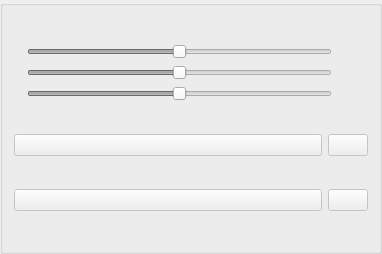
<?xml version="1.0" encoding="UTF-8"?>
<ui version="4.0">
 <class>h2FingerAdjustFreeModeWidget</class>
 <widget class="QWidget" name="h2FingerAdjustFreeModeWidget">
  <property name="enabled">
   <bool>true</bool>
  </property>
  <property name="geometry">
   <rect>
    <x>0</x>
    <y>0</y>
    <width>382</width>
    <height>254</height>
   </rect>
  </property>
  <property name="windowTitle">
   <string>h2FingerAdjustFreeModeWidget</string>
  </property>
  <layout class="QHBoxLayout" name="horizontalLayout">
   <property name="spacing">
    <number>0</number>
   </property>
   <property name="leftMargin">
    <number>0</number>
   </property>
   <property name="topMargin">
    <number>0</number>
   </property>
   <property name="rightMargin">
    <number>0</number>
   </property>
   <property name="bottomMargin">
    <number>0</number>
   </property>
   <item>
    <widget class="QGroupBox" name="GBX_fingerAngleFree">
     <property name="enabled">
      <bool>false</bool>
     </property>
     <property name="alignment">
      <set>Qt::AlignCenter</set>
     </property>
     <layout class="QGridLayout" name="gridLayout_22">
      <item row="3" column="2">
       <widget class="QPushButton" name="PB_rotResetFingerFreeMode_undo">
        <property name="sizePolicy">
         <sizepolicy hsizetype="Maximum" vsizetype="Fixed">
          <horstretch>0</horstretch>
          <verstretch>0</verstretch>
         </sizepolicy>
        </property>
        <property name="text">
         <string/>
        </property>
       </widget>
      </item>
      <item row="4" column="2">
       <widget class="QPushButton" name="PB_rotResetHandFreeMode_undo">
        <property name="sizePolicy">
         <sizepolicy hsizetype="Maximum" vsizetype="Fixed">
          <horstretch>0</horstretch>
          <verstretch>0</verstretch>
         </sizepolicy>
        </property>
        <property name="text">
         <string/>
        </property>
       </widget>
      </item>
      <item row="1" column="0" colspan="3">
       <layout class="QGridLayout" name="gridLayout">
        <item row="0" column="1">
         <widget class="QSlider" name="HS_thumbFigureAngleX">
          <property name="minimum">
           <number>-90</number>
          </property>
          <property name="maximum">
           <number>90</number>
          </property>
          <property name="orientation">
           <enum>Qt::Horizontal</enum>
          </property>
         </widget>
        </item>
        <item row="1" column="1">
         <widget class="QSlider" name="HS_thumbFigureAngleY">
          <property name="minimum">
           <number>-45</number>
          </property>
          <property name="maximum">
           <number>45</number>
          </property>
          <property name="value">
           <number>0</number>
          </property>
          <property name="orientation">
           <enum>Qt::Horizontal</enum>
          </property>
         </widget>
        </item>
        <item row="2" column="1">
         <widget class="QSlider" name="HS_thumbFigureAngleZ">
          <property name="minimum">
           <number>-90</number>
          </property>
          <property name="maximum">
           <number>90</number>
          </property>
          <property name="orientation">
           <enum>Qt::Horizontal</enum>
          </property>
         </widget>
        </item>
        <item row="1" column="2">
         <widget class="QLabel" name="LBL_thumbFigureAngleY">
          <property name="minimumSize">
           <size>
            <width>30</width>
            <height>0</height>
           </size>
          </property>
          <property name="alignment">
           <set>Qt::AlignRight|Qt::AlignTrailing|Qt::AlignVCenter</set>
          </property>
         </widget>
        </item>
        <item row="0" column="2">
         <widget class="QLabel" name="LBL_thumbFigureAngleX">
          <property name="minimumSize">
           <size>
            <width>30</width>
            <height>0</height>
           </size>
          </property>
          <property name="alignment">
           <set>Qt::AlignRight|Qt::AlignTrailing|Qt::AlignVCenter</set>
          </property>
         </widget>
        </item>
        <item row="2" column="2">
         <widget class="QLabel" name="LBL_thumbFigureAngleZ">
          <property name="minimumSize">
           <size>
            <width>30</width>
            <height>0</height>
           </size>
          </property>
          <property name="alignment">
           <set>Qt::AlignRight|Qt::AlignTrailing|Qt::AlignVCenter</set>
          </property>
         </widget>
        </item>
        <item row="1" column="0" rowspan="2">
         <widget class="QLabel" name="label">
         </widget>
        </item>
       </layout>
      </item>
      <item row="3" column="0" colspan="2">
       <widget class="QPushButton" name="PB_rotResetFingerFreeMode">
       </widget>
      </item>
      <item row="4" column="0" colspan="2">
       <widget class="QPushButton" name="PB_rotResetHandFreeMode">
       </widget>
      </item>
     </layout>
    </widget>
   </item>
  </layout>
 </widget>
 <layoutdefault spacing="6" margin="11"/>
 <resources/>
 <connections/>
</ui>
